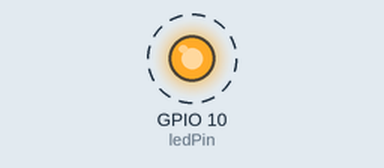
Simulated run of this program. Board: Seeed XIAO ESP32-C3. On the bench: output pins drawn as LEDs (lit = HIGH). Dashed ring = blinking.

Above: at 0.3 s.
Timing chart, 0 to 3.0 s (numbered marks = the images above):
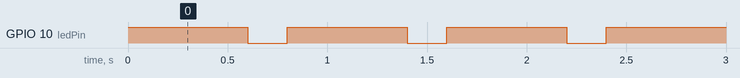

Measured:
- by itself, GPIO 10 (ledPin): alternates HIGH for 0.60 s and LOW for 0.20 s

The program:

main.cpp
```cpp
#include <Arduino.h>

int ledPin = 10;
int onDelay = 600;
int offDelay = 200;
int32_t counter = 0;

void setup() { pinMode(ledPin, OUTPUT); }

void loop()
{
    digitalWrite(ledPin, HIGH);
    delay(onDelay);
    digitalWrite(ledPin, LOW);
    delay(offDelay);

    counter++;
}
```
